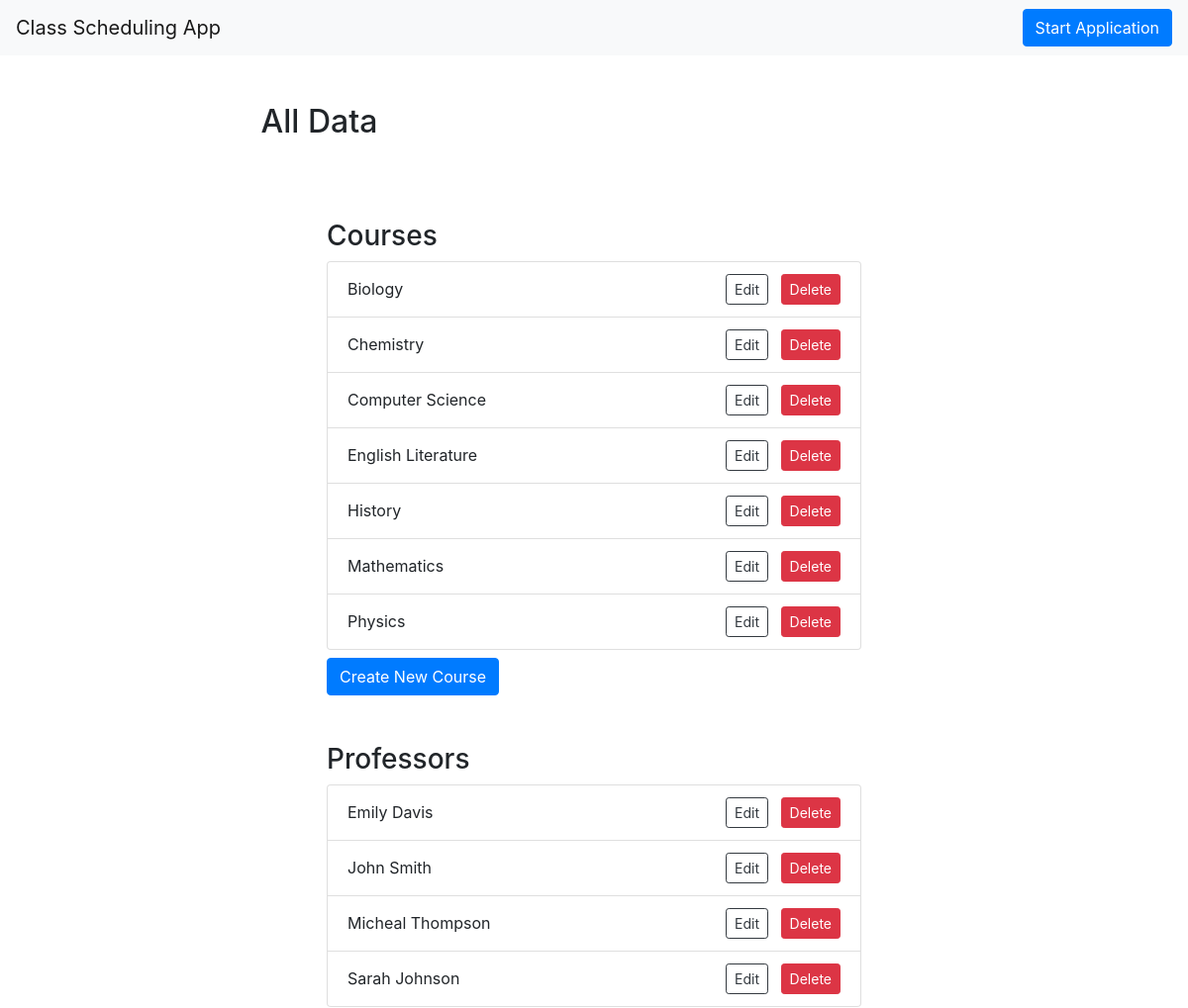
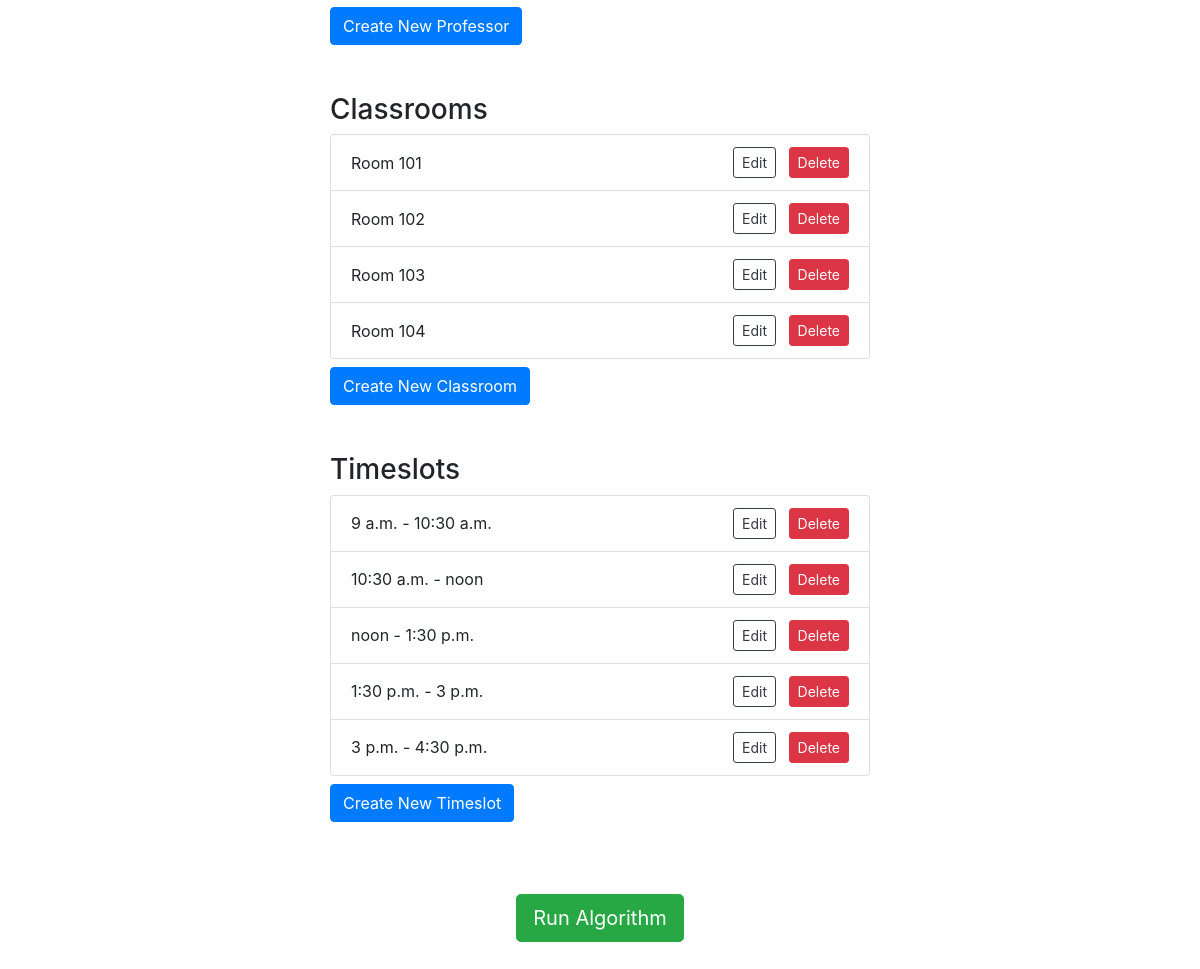
/all-data/, run on the app's committed database (2 pictures, top to bottom).
### timetable/models.py (models this page shows, shortened)
class Course(models.Model):
    name = models.CharField(max_length=100)

class Professor(models.Model):
    name = models.CharField(max_length=100)
    courses_taught = models.ManyToManyField(Course)

class Classroom(models.Model):
    name = models.CharField(max_length=100)
    is_lab = models.BooleanField(default=False)

class TimeSlot(models.Model):
    start_time = models.TimeField()
    end_time = models.TimeField()

### timetable/views.py (the view)
# urls.py: path('all-data/', views.AllDataView.as_view(), name='all_data'),
class AllDataView(View):
    template_name = 'timetable/all_data.html'
    def get(self, request):
        courses = Course.objects.all().order_by('name')
        professors = Professor.objects.all().order_by('name')
        classrooms = Classroom.objects.all().order_by('name')
        timeslots = TimeSlot.objects.all().order_by('start_time')
        return render(request, self.template_name, {
            'courses': courses,
            'professors': professors,
            'classrooms': classrooms,
            'timeslots': timeslots,
        })

### templates/timetable/all_data.html
{% extends 'base.html' %}
{% block content %}
  <div class="container"><br><br>
    <h2 class="text-center col-md-6">All Data</h2><br><br>
    <div class="row mt-4 justify-content-center">
      <div class="col-md-6">
        <h3>Courses</h3>
        <ul class="list-group">
          {% for course in courses %}
            <li class="list-group-item d-flex align-items-center">
              <div class="flex-grow-1">
                {{ course.name }}
              </div>
              <div class="ml-2">
                <a href="{% url 'update_course' course.pk %}" class="btn btn-sm btn-outline-dark">Edit</a>
                <a href="{% url 'delete_course' course.pk %}" class="btn btn-sm btn-danger ml-2">Delete</a>
              </div>
            </li>
          {% endfor %}
        </ul>
        <a href="{% url 'create-course' %}" class="btn btn-md btn-primary mt-2">Create New Course</a>
      </div>
    </div><br><br>
    <div class="row justify-content-center">
      <div class="col-md-6">
        <h3>Professors</h3>
        <ul class="list-group">
          {% for professor in professors %}
            <li class="list-group-item d-flex align-items-center">
              <div class="flex-grow-1">
                {{ professor.name }}
              </div>
              <div class="ml-2">
                <a href="{% url 'update_professor' professor.pk %}" class="btn btn-sm btn-outline-dark">Edit</a>
                <a href="{% url 'delete_professor' professor.pk %}" class="btn btn-sm btn-danger ml-2">Delete</a>
              </div>
            </li>
          {% endfor %}
        </ul>
        <a href="{% url 'create-professor' %}" class="btn btn-md btn-primary mt-2">Create New Professor</a>
      </div>
    </div><br><br>
    <div class="row justify-content-center">
      <div class="col-md-6">
        <h3>Classrooms</h3>
        <ul class="list-group">
          {% for classroom in classrooms %}
            <li class="list-group-item d-flex align-items-center">
              <div class="flex-grow-1">
                {{ classroom.name }}
              </div>
              <div class="ml-2">
                <a href="{% url 'update_classroom' classroom.pk %}" class="btn btn-sm btn-outline-dark">Edit</a>
                <a href="{% url 'delete_classroom' classroom.pk %}" class="btn btn-sm btn-danger ml-2">Delete</a>
              </div>
            </li>
          {% endfor %}
        </ul>
        <a href="{% url 'create-classroom' %}" class="btn btn-md btn-primary mt-2">Create New Classroom</a>
      </div>
    </div><br><br>
    <div class="row justify-content-center">
      <div class="col-md-6">
        <h3>Timeslots</h3>
        <ul class="list-group">
          {% for timeslot in timeslots %}
            <li class="list-group-item d-flex align-items-center">
              <div class="flex-grow-1">
                {{ timeslot.start_time }} - {{ timeslot.end_time }}
              </div>
              <div class="ml-2">
                <a href="{% url 'update_timeslot' timeslot.pk %}" class="btn btn-sm btn-outline-dark">Edit</a>
                <a href="{% url 'delete_timeslot' timeslot.pk %}" class="btn btn-sm btn-danger ml-2">Delete</a>
              </div>
            </li>
          {% endfor %}
        </ul>
        <a href="{% url 'create-timeslot' %}" class="btn btn-md btn-primary mt-2">Create New Timeslot</a>
      </div>
    </div>
  </div><br><br>
  <div class="row justify-content-center">
    <div class="col-md-6 text-center">
      <a href="{% url 'run_algorithm' %}" class="btn btn-lg btn-success mt-4">Run Algorithm</a>
    </div>
  </div><br><br>
{% endblock %}

### data on the page
Course: name "Biology"
Course: name "Chemistry"
Course: name "Computer Science"
Course: name "English Literature"
Course: name "History"
Course: name "Mathematics"
Course: name "Physics"
Professor: name "Emily Davis"
Professor: name "John Smith"
Professor: name "Micheal Thompson"
Professor: name "Sarah Johnson"
Classroom: name "Room 101"
Classroom: name "Room 102"
Classroom: name "Room 103"
Classroom: name "Room 104"
TimeSlot: start_time "9 a.m.", end_time "10:30 a.m."
TimeSlot: start_time "10:30 a.m.", end_time "noon"
TimeSlot: start_time "noon", end_time "1:30 p.m."
TimeSlot: start_time "1:30 p.m.", end_time "3 p.m."
TimeSlot: start_time "3 p.m.", end_time "4:30 p.m."
